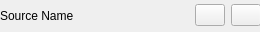
<?xml version="1.0" encoding="UTF-8"?>
<ui version="4.0">
 <class>Form</class>
 <widget class="QWidget" name="Form">
  <property name="geometry">
   <rect>
    <x>0</x>
    <y>0</y>
    <width>260</width>
    <height>32</height>
   </rect>
  </property>
  <property name="sizePolicy">
   <sizepolicy hsizetype="Preferred" vsizetype="Preferred">
    <horstretch>0</horstretch>
    <verstretch>0</verstretch>
   </sizepolicy>
  </property>
  <property name="windowTitle">
   <string>Form</string>
  </property>
  <widget class="QWidget" name="horizontalLayoutWidget">
   <property name="geometry">
    <rect>
     <x>0</x>
     <y>0</y>
     <width>261</width>
     <height>31</height>
    </rect>
   </property>
   <layout class="QHBoxLayout" name="horizontalLayout">
    <item>
     <widget class="QLabel" name="labelName">
      <property name="text">
       <string>Source Name</string>
      </property>
     </widget>
    </item>
    <item>
     <spacer name="horizontalSpacer">
      <property name="orientation">
       <enum>Qt::Horizontal</enum>
      </property>
      <property name="sizeHint" stdset="0">
       <size>
        <width>40</width>
        <height>20</height>
       </size>
      </property>
     </spacer>
    </item>
    <item>
     <widget class="QPushButton" name="buttonRemove">
      <property name="maximumSize">
       <size>
        <width>30</width>
        <height>16777215</height>
       </size>
      </property>
      <property name="text">
       <string/>
      </property>
     </widget>
    </item>
    <item>
     <widget class="QPushButton" name="buttonApply">
      <property name="minimumSize">
       <size>
        <width>0</width>
        <height>0</height>
       </size>
      </property>
      <property name="maximumSize">
       <size>
        <width>30</width>
        <height>16777215</height>
       </size>
      </property>
      <property name="text">
       <string/>
      </property>
     </widget>
    </item>
   </layout>
  </widget>
 </widget>
 <resources/>
 <connections/>
</ui>
